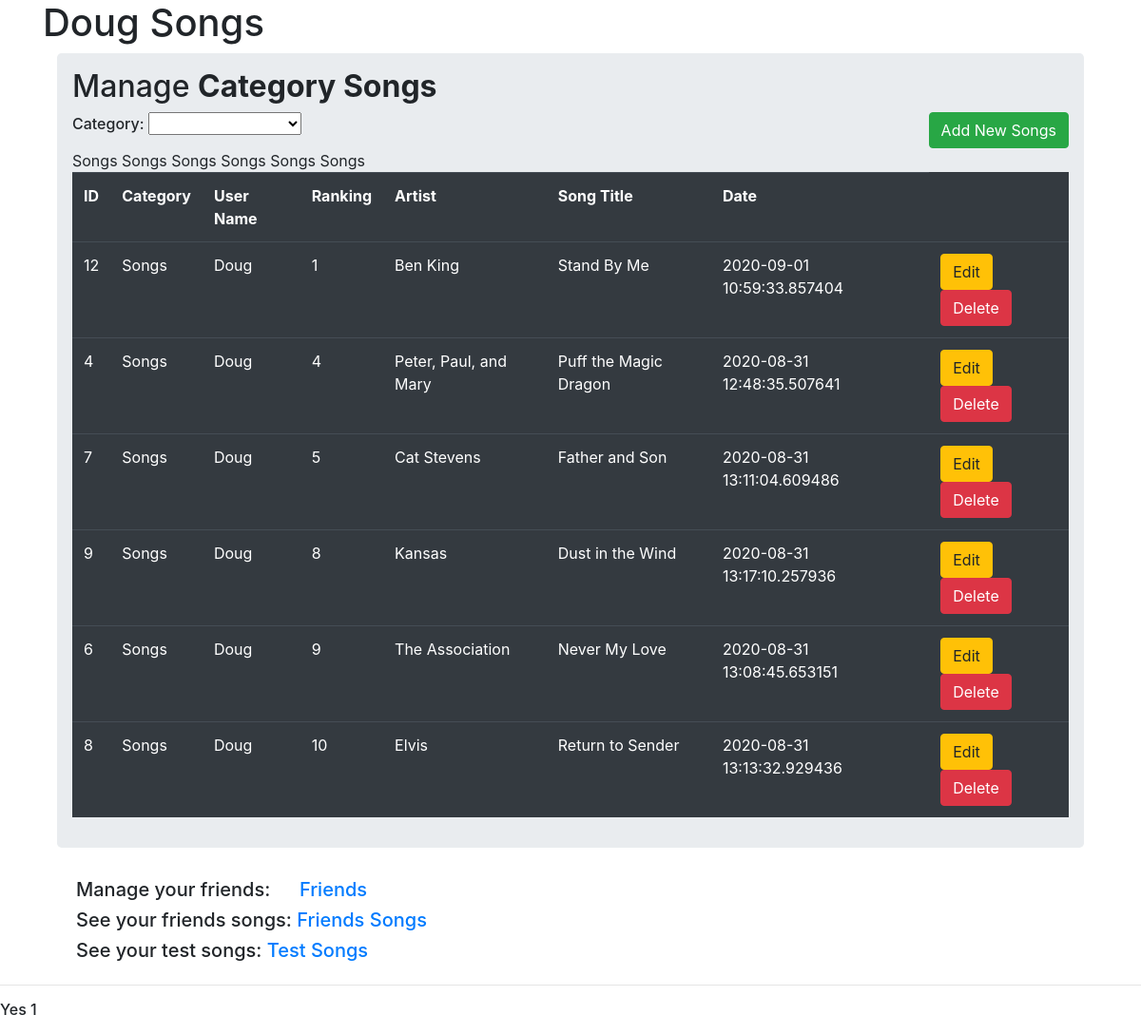
Screenshot of / (signed in) with the database file from the repository.
### song6.py (models this page shows)
class Song(db.Model):
    id = db.Column(db.Integer, primary_key=True)
    cat = db.Column(db.String(15))
    user_id = db.Column(db.Integer, db.ForeignKey('user.id'))
    numb = db.Column(db.Integer)
    artist = db.Column(db.String(40))
    title = db.Column(db.String(40))
    date_created = db.Column(db.DateTime, default=datetime.now)

### song6.py (the view)
@app.route('/', methods=['GET', 'POST'])
def user_home():
    if 'username' in session:
        if 'cat' in session:
            print(cat)
            print("In session")
        else:
            cat = 'Songs'
            print("Not in session")
        print(cat)
        print("This is user_home")
        category = Category.query.all()
        print(category)
        print(session)
        print(session['username'])
        name = (session['username'])
        u = User.query.filter_by(user=name).first()
        q = Song.query.filter(Song.user_id == u.id, Song.cat == cat).order_by(Song.numb)
        print(q)
        print(u)
        print(u.id, u.user)
        return render_template('main6_2.html', title=name + ' Songs', songs=q, user=name, cat=cat, category=category)
    else:
        return redirect(url_for('login'))

### song6.py (called while the page is built)
    def __repr__(self):
        return '<User  {}>'.format(self.user)

### templates/main6_2.html (shortened to what this page needs)
{% extends "layout6.html" %}
    {% block title %} {{ title }} {% endblock %}
    {% block content %}
    <div class="container">
        <div class="row">
            <div class="col md-12">
                <div class="jumbotron p-3">
                    <h2>Manage <b> Category {{ cat }} </b></h2>
                        <h6><label>Category:</label>
                        <select name="cat" id="select1" onchange="myFunction()">
                            <option value="none" selected disabled hidden></option>
                            {% for category in category %}
                            <option value="{{ category.cat }}">{{ category.cat_text }}</option>
                            {% endfor %}
                        </select>
                        <button type="button" class="btn btn-success float-right"
                    data-toggle="modal" data-target="#mymodal">Add New {{cat}}</button></h6>
                    <table class="table table-hover table-dark">
                        <tr>
                            <th>ID</th>
                            <th>Category</th>
                            <th>User Name</th>
                            <th>Ranking</th>
                            <th>Artist</th>
                            <th>Song Title</th>
                            <th>Date</th>
                        </tr>
                        {% for song in songs %}
                        <tr>
                            <td>{{song.id}}</td>
                            <td>{{song.cat}}</td>
                            <td>{{user}}</td>
                            <td>{{song.numb}}</td>
                            <td>{{song.artist}}</td>
                            <td>{{song.title}}</td>
                            <td>{{song.date_created}}</td>
                            <td>
                                <a href="/update/{{song.id}}" class="btn btn-warning btn-xs" data-toggle="modal" data-target="#modaledit{{song.id}}">Edit</a>
                                <a href="/delete/{{song.id}}" class="btn btn-danger btn-xs" onclick="return confirm('Are You Sure?')">Delete</a>
                            </td>
                        </tr>
                        {% endfor %}
                    </table>
                </div>
                <div>
                    <h5>&emsp;Manage your friends: &emsp; <a href="{{ url_for('friend') }}">Friends</a></h5>
                </div>
                <div>
                    <h5>&emsp;See your friends songs:   <a href="{{ url_for('home') }}">Friends Songs</a></h5>
                    <h5>&emsp;See your test songs:   <a href="{{ url_for('test') }}">Test Songs</a></h5>
                </div>
            </div>
        </div>
    </div>
    {% endblock %}

### templates/layout6.html (shortened to what this page needs)
<!DOCTYPE html>
<html lang="en">
<head>
    <link rel="stylesheet" href="https://stackpath.bootstrapcdn.com/bootstrap/4.5.0/css/bootstrap.min.css">
    <div class="container">
        <h1>{% block title %}{% endblock %}</h1>
    </div>
</head>
<body>
    <div class="container">
        {% block content %}{% endblock %}
    </div>
    <hr>
    <h6> Yes 1</h6>
</body>
</html>

### rows the page displays
Song: id "12", cat "Songs", user "Doug", numb "1", artist "Ben King", title "Stand By Me", date_created "2020-09-01 10:59:33.857404"
Song: id "4", cat "Songs", user "Doug", numb "4", artist "Peter, Paul, and Mary", title "Puff the Magic Dragon", date_created "2020-08-31 12:48:35.507641"
Song: id "7", cat "Songs", user "Doug", numb "5", artist "Cat Stevens", title "Father and Son", date_created "2020-08-31 13:11:04.609486"
Song: id "9", cat "Songs", user "Doug", numb "8", artist "Kansas", title "Dust in the Wind", date_created "2020-08-31 13:17:10.257936"
Song: id "6", cat "Songs", user "Doug", numb "9", artist "The Association", title "Never My Love", date_created "2020-08-31 13:08:45.653151"
Song: id "8", cat "Songs", user "Doug", numb "10", artist "Elvis", title "Return to Sender", date_created "2020-08-31 13:13:32.929436"

### other values shown
{{ title }} "Doug Songs"
{{ cat }} "Songs"
